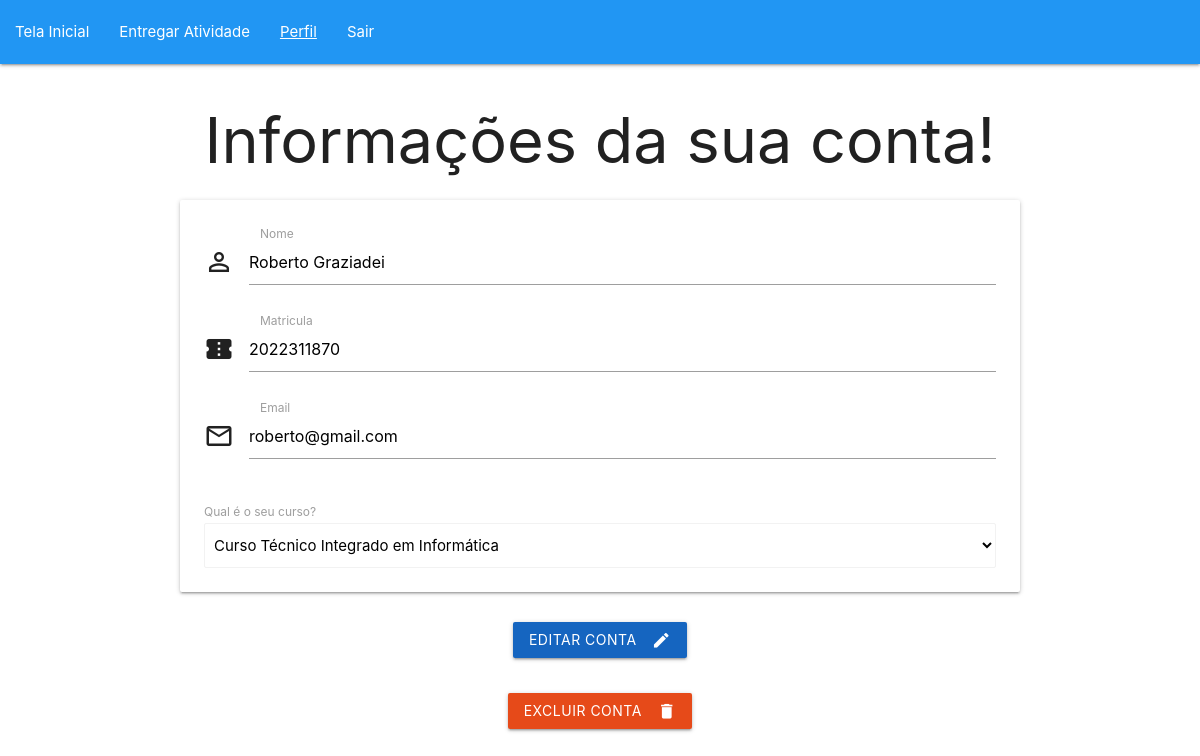
Page /crudAluno/perfilAluno.php (signed in) on the committed database.
### tables this page shows
CREATE TABLE IF NOT EXISTS `aluno` (
  `id_aluno` int NOT NULL AUTO_INCREMENT,
  `nome` varchar(255) DEFAULT NULL,
  `matricula` char(10) DEFAULT NULL,
  `email` varchar(255) DEFAULT NULL,
  `senha` varchar(255) DEFAULT NULL,
  `conclusao_horas` int NOT NULL,
  `id_curso` int DEFAULT NULL,
  PRIMARY KEY (`id_aluno`),
  KEY `fk_aluno_curso` (`id_curso`)
);

CREATE TABLE IF NOT EXISTS `curso` (
  `id_curso` int NOT NULL AUTO_INCREMENT,
  `nome_curso` varchar(255) NOT NULL,
  `carga_horaria` int NOT NULL,
  PRIMARY KEY (`id_curso`)
);

### conecta.php (called while the page is built, shortened)
<?php
function excutarSQL($mysql, $sql)
{
    $resultado = mysqli_query($mysql, $sql);
    return $resultado;
}

### crudAluno/perfilAluno.php (the view, shortened to what this page needs)
<?php
require_once "../conecta.php";
$mysql = conectar();
$sql = "SELECT nome, matricula, email, id_curso, id_aluno FROM aluno WHERE id_aluno = " . $_SESSION['aluno'][1];
$resultado = excutarSQL($mysql, $sql);
$aluno = mysqli_fetch_assoc($resultado);
?>
<!DOCTYPE html>
<html lang="pt_br">
<head>
    <link type="text/css" rel="stylesheet" href="../materialize/css/materialize.min.css" media="screen,projection" />
</head>
<body>
    <?php
    require_once "../boasPraticas/headerNav.php";
    ?>
    <main class="container">
        <h1 class="center-align">Informações da sua conta!</h1>
        <form action="editarAluno.php" method="post">
            <div class="card-panel">
                <div class="input-field col s12">
                    <i class="material-icons prefix">person_outline</i>
                    <input placeholder="Digite o seu nome" value="<?php echo $aluno['nome']; ?>" id="nome" name="nome" type="text" class="validate" pattern="^.+$" required>
                    <label for="nome">Nome</label>
                    <span class="helper-text" data-error="Você deve preenchar esse campo"></span>
                </div>
                <div class="input-field col s12">
                    <i class="material-icons prefix">confirmation_number</i>
                    <input placeholder="Digite sua matricula" value="<?php echo $aluno['matricula']; ?>" id="matricula" name="matricula" type="text" class="validate" pattern="^[0-9]{10}$" required>
                    <label for="mat">Matricula</label>
                    <span class="helper-text" data-error="A sua matricula deve conter 10 caracteres númericos"></span>
                </div>
                <div class="input-field col s12">
                    <i class="material-icons prefix">mail_outline</i>
                    <input placeholder="Digite o seu email" value="<?php echo $aluno['email']; ?>" id="email" name="email" type="text" class="validate" pattern="^(?!\s*$)[^\s@']+@[^\s@']+$" required>
                    <label for="email">Email</label>
                    <span class="helper-text" data-error="O campo deve conter o @, exemplo : user@gmail.com, este campo não deve conter aspas simples."></span>
                </div>
                <?php
                $sql2 = "SELECT id_curso, nome_curso FROM curso ORDER BY nome_curso ASC";
                $resultado2 = excutarSQL($mysql, $sql2);
                ?>
                <label>Qual é o seu curso?</label>
                <select name="curso" class="browser-default">
                    <?php
                    while ($dados = mysqli_fetch_assoc($resultado2)) {
                    ?>
                        <option <?php
                                if ($aluno['id_curso'] == $dados['id_curso']) {
                                    echo "selected";
                                }
                                ?> value="<?php echo $dados['id_curso'] ?>">
                            <?php echo $dados['nome_curso'] ?>
                        </option>
                    <?php
                    }
                    ?>
                </select>
            </div>
            <div class="row">
                <div class="col s12">
                    <p class="center-align">
                        <button class="btn waves-effect waves-light  #1565c0 blue darken-3 darken-3 lighten-3" type="submit" name="action">Editar conta
                            <i class="material-icons right">create</i> </button>
                    </p>
                </div>
            </div>
        </form>
        <div class="col s12">
            <p class="center-align">
                <a href="#modal<?php echo $aluno['id_aluno']; ?>" class="waves-effect waves-light #e64a19 deep-orange darken-2 lighten-3 btn modal-trigger"><i class="material-icons right">delete</i>Excluir conta</a>
            </p>
        </div>
    </main>
</body>
</html>

### rows in the picture
aluno: nome "Roberto Graziadei", matricula "2022311870", email "roberto@gmail.com", curso "Curso Técnico Integrado em Informática"
